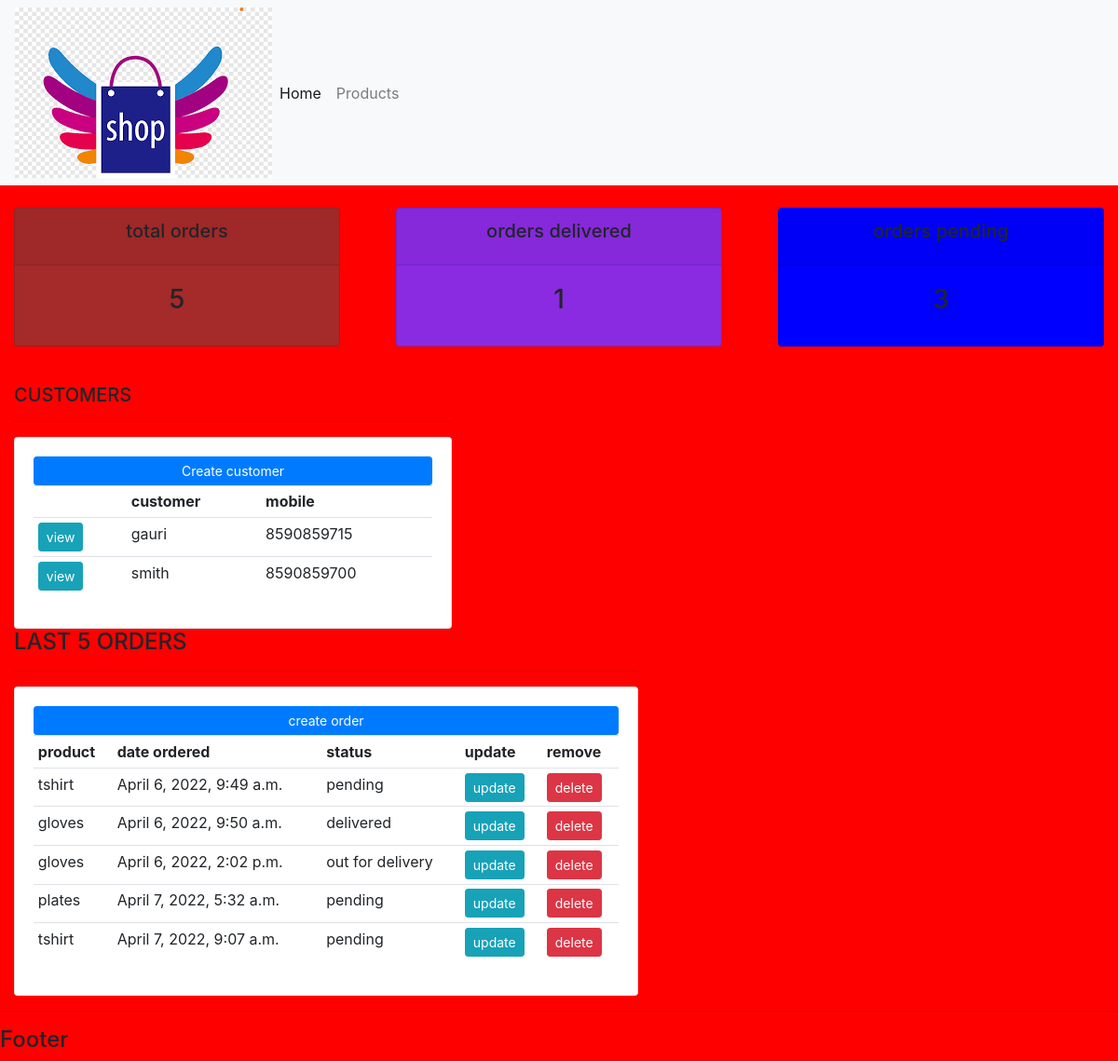
/, run on an earlier commit of the app's database.
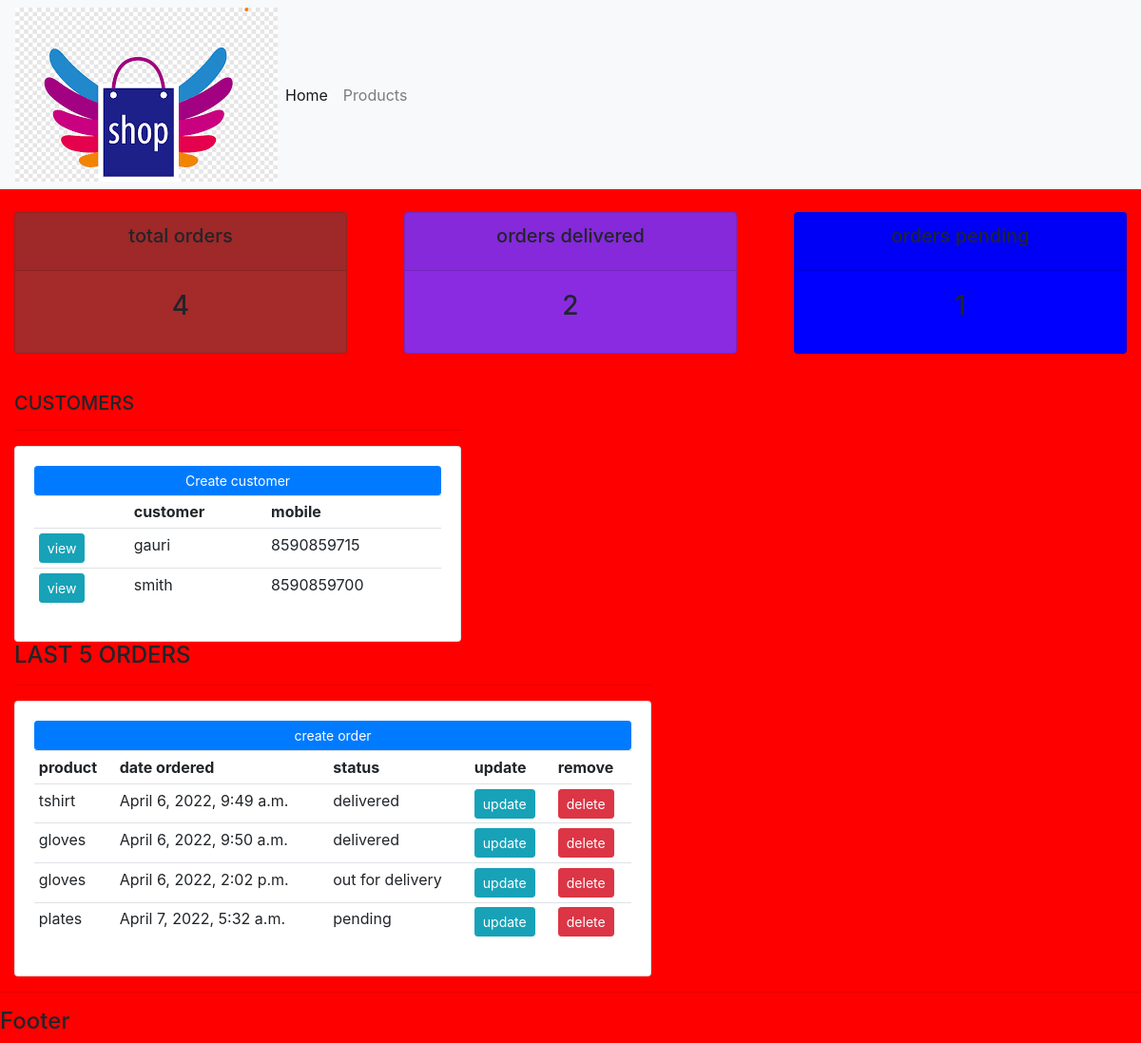
And on a later commit of the database.
### accounts/models.py (models this page shows, shortened)
class Customer(models.Model):
    name= models.CharField(max_length=100, null=True)
    mobile= models.CharField(max_length=100, null=True)
    email= models.CharField(max_length=100, null=True)
    date= models.DateTimeField(auto_now_add=True, null=True)

class Order(models.Model):
    STATUS=(('pending','pending'),
    ('out for delivery','out for delivery'),
    ('delivered','delivered'),
    )
    customer=models.ForeignKey(Customer,null=True,on_delete=models.SET_NULL)
    product=models.ForeignKey(Product,null=True,on_delete=models.SET_NULL)
    date= models.DateTimeField(auto_now_add=True, null=True)
    status= models.CharField(max_length=100, null=True,choices=STATUS)
    note= models.CharField(max_length=1000, null=True)

class Product(models.Model):
    CATEGORY=(('Indoor','Indoor'),
    ('Out door','Out door'))
    name= models.CharField(max_length=100, null=True)
    price= models.FloatField(null=True)
    description= models.CharField(max_length=100, null=True,blank=True)
    category= models.CharField(max_length=100, null=True,choices=CATEGORY)
    date= models.DateTimeField(auto_now_add=True, null=True)
    tags=models.ManyToManyField(Tag)
    def __str__(self):
        return self.name

### accounts/views.py (the view)
# urls.py: path('',views.home, name="home"),
def home(request):
    orders=Order.objects.all()
    customers=Customer.objects.all()
    totcust=customers.count()
    totorder=orders.count()
    delivered=orders.filter(status='delivered').count()
    pending=orders.filter(status='pending').count()
    context={'orders':orders,'customers':customers,'totorder':totorder,'delivered':delivered,'pending':pending}
    return render(request,'accounts/home.html',context)

### accounts/templates/accounts/home.html (shortened to what this page needs)
{% extends 'accounts/main.html'%}
{% block content %}
{% include 'accounts/status.html' %}
<br>
<div class="col-md-5">
    <h5>CUSTOMERS</h5>
    <hr>
    <div class="card card-body">
        <a class="btn btn-primary btn-sm btn-block" href="">Create customer</a>
        <table class="table table-sm">
            <tr>
                <th></th>
                <th>customer</th>
                <th>mobile</th>
            </tr>
        {% for j in customers %}
         <tr>
             <td><a class="btn btn-sm btn-info" href="{% url 'customer' j.id %}">view</a></td>
             <td>{{j.name}}</td>
             <td>{{j.mobile}}</td>
         </tr>
         {% endfor %}
        </table>
        </div>
    </div>
<div class="col-md-7">
    <h4>LAST 5 ORDERS</h4>
    <hr>
    <div class="card card-body">
        <a class="btn btn-primary btn-sm btn-block" href="{% url 'create_order' %}">create order</a>
        <table class="table table-sm">
            <tr>
                <th>product</th>
                <th>date ordered</th>
                <th>status</th>
                <th>update</th>
                <th>remove</th>
            </tr>
            {% for k in orders %}
         <tr>
             <td>{{k.product}}</td>
             <td>{{k.date}}</td>
             <td>{{k.status}}</td>
             <td><a class="btn btn-sm btn-info" href="{% url 'update_order' k.id %}">update</a></td>
             <td><a class="btn btn-sm btn-danger" href="{% url 'delete_order' k.id %}">delete</a></td>
         </tr>
         {% endfor %}
        </table>
    </div>
</div>
{% endblock %}

### accounts/templates/accounts/main.html (shortened to what this page needs)
{% load static %}
<!DOCTYPE html>
<html>
    <head>
        <link rel="stylesheet" href="https://cdn.jsdelivr.net/npm/bootstrap@4.0.0/dist/css/bootstrap.min.css">
    <link rel="stylesheet" type="text/css" href="{% static '/css/main.css' %}">
    </head>
    <body>
        {% include 'accounts/navbar.html' %}
        {% block content %}
        {% endblock %}
        <hr>
        <h4>Footer</h2>
    </body>
    </html>

### accounts/templates/accounts/navbar.html (shortened to what this page needs)
{% load static %}
<nav class="navbar navbar-expand-lg navbar-light bg-light">
    <img src="{% static 'images/logo.png' %}">
    <div class="collapse navbar-collapse" id="navbarNav">
      <ul class="navbar-nav">
        <li class="nav-item active">
          <a class="nav-link" href="{% url 'home' %}">Home </a>
        </li>
        <li class="nav-item">
          <a class="nav-link" href="{% url 'products' %}">Products</a>
        </li>
      </ul>
    </div>
  </nav>

### accounts/templates/accounts/status.html
<br>
<div class="row">
    <div class="col">
        <div class="col-md">
            <div class="card text-center text-red mb-3" id="total-orders">
                <div class="card-header">
                    <h5 class="card-title">total orders</h5>
                </div>
                <div class="card-body">
                    <h3 class="card-title">{{totorder}}</h3>
                </div>
            </div>
        </div>
    </div>
    <div class="col">
        <div class="col-md">
            <div class="card text-center text-red mb-3" id="orders-delivered">
                <div class="card-header">
                    <h5 class="card-title">orders delivered</h5>
                </div>
                <div class="card-body">
                    <h3 class="card-title">{{delivered}}</h3>
                </div>
            </div>
        </div>
    </div>
    <div class="col">
        <div class="col-md">
            <div class="card text-center text-red mb-3" id="orders-pending">
                <div class="card-header">
                    <h5 class="card-title">orders pending</h5>
                </div>
                <div class="card-body">
                    <h3 class="card-title">{{pending}}</h3>
                </div>
            </div>
        </div>
    </div>
</div>

### djangosmp/static/css/main.css (style rules this page uses)
body { background-color: red; }
#total-orders { background-color: brown; }
#orders-delivered { background-color: blueviolet; }
#orders-pending { background-color: blue; }

What changed in the data, as far as the page shows it:
removed Order: product "tshirt", date "April 7, 2022, 9:07 a.m.", status "pending"
changed Order "April 6, 2022, 9:49 a.m.": status "pending" → "delivered"
Also different on the page:
{{ totorder }}: "5" → "4"
{{ delivered }}: "1" → "2"
